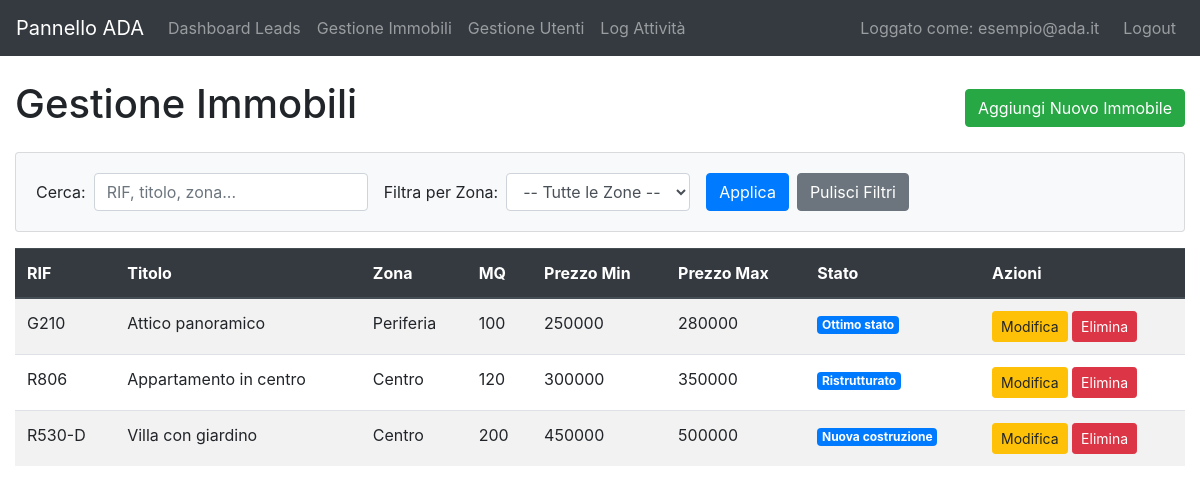
Screenshot of /admin/properties?q=&filter_zona=&sort_by=mq&sort_order=asc (signed in) with the database file from the repository.
### app/models.py (models this page shows, shortened)
class User(UserMixin, db.Model):
    __tablename__ = 'users'
    id = db.Column(db.Integer, primary_key=True)
    email = db.Column(db.String(120), unique=True, nullable=False)
    password_hash = db.Column(db.String(128))

class Property(db.Model):
    __tablename__ = 'properties'
    id = db.Column(db.Integer, primary_key=True)
    rif = db.Column(db.String(50), unique=True, nullable=False)
    titolo = db.Column(db.String(200), nullable=False)
    tipologia = db.Column(db.String(100))
    zona = db.Column(db.String(100))
    indirizzo_parziale = db.Column(db.String(200))
    mq = db.Column(db.Integer)
    prezzo_min = db.Column(db.Float)
    prezzo_max = db.Column(db.Float)
    stato = db.Column(db.String(50))
    caratteristiche_json = db.Column(db.JSON)
    attivo = db.Column(db.Boolean, default=True)
    assets = db.relationship('PropertyAsset', backref='property', lazy=True)

### app/admin/routes.py (the view)
@bp.route('/properties')
@login_required
def properties():
    q = request.args.get('q', '')
    filter_zona = request.args.get('filter_zona', '')
    sort_by = request.args.get('sort_by', 'rif')
    sort_order = request.args.get('sort_order', 'asc')
    query = Property.query
    if q:
        search_term = f"%{q}%"
        query = query.filter(or_(Property.rif.ilike(search_term), Property.titolo.ilike(search_term), Property.zona.ilike(search_term)))
    if filter_zona: query = query.filter(Property.zona == filter_zona)
    sort_map = {'rif': Property.rif, 'zona': Property.zona, 'mq': Property.mq, 'prezzo': Property.prezzo_min}
    sort_column = sort_map.get(sort_by, Property.rif)
    if sort_order == 'desc': sort_column = sort_column.desc()
    else: sort_column = sort_column.asc()
    query = query.order_by(sort_column)
    props = query.all()
    available_zones = [z[0] for z in db.session.query(Property.zona).distinct().order_by(Property.zona).all() if z[0]]
    return render_template('admin/properties.html', properties=props, available_zones=available_zones, q=q, filter_zona=filter_zona, sort_by=sort_by, sort_order=sort_order)

### app/templates/admin/properties.html (shortened to what this page needs)
{% extends "admin/base.html" %}
{% block content %}
<div class="d-flex justify-content-between align-items-center mb-3">
    <h1>Gestione Immobili</h1>
    <a href="{{ url_for('admin.add_property') }}" class="btn btn-success">Aggiungi Nuovo Immobile</a>
</div>
<div class="card bg-light mb-3">
    <div class="card-body">
        <form method="GET" action="{{ url_for('admin.properties') }}" class="form-inline">
            <div class="form-group mr-3">
                <label for="q" class="mr-2">Cerca:</label>
                <input type="text" class="form-control" id="q" name="q" placeholder="RIF, titolo, zona..." value="{{ q or '' }}">
            </div>
            <div class="form-group mr-3">
                <label for="filter_zona" class="mr-2">Filtra per Zona:</label>
                <select class="form-control" id="filter_zona" name="filter_zona">
                    <option value="">-- Tutte le Zone --</option>
                </select>
            </div>
            <button type="submit" class="btn btn-primary">Applica</button>
            <a href="{{ url_for('admin.properties') }}" class="btn btn-secondary ml-2">Pulisci Filtri</a>
        </form>
    </div>
</div>
<table class="table table-striped table-hover">
    <thead class="thead-dark">
        <tr>
            {% set next_order = 'desc' if sort_by == 'rif' and sort_order == 'asc' else 'asc' %}
            <th><a href="{{ url_for('admin.properties', q=q, filter_zona=filter_zona, sort_by='rif', sort_order=next_order) }}" class="text-white">RIF</a></th>
            <th>Titolo</th>
            {% set next_order = 'desc' if sort_by == 'zona' and sort_order == 'asc' else 'asc' %}
            <th><a href="{{ url_for('admin.properties', q=q, filter_zona=filter_zona, sort_by='zona', sort_order=next_order) }}" class="text-white">Zona</a></th>
            {% set next_order = 'desc' if sort_by == 'mq' and sort_order == 'asc' else 'asc' %}
            <th><a href="{{ url_for('admin.properties', q=q, filter_zona=filter_zona, sort_by='mq', sort_order=next_order) }}" class="text-white">MQ</a></th>
            {% set next_order = 'desc' if sort_by == 'prezzo' and sort_order == 'asc' else 'asc' %}
            <th><a href="{{ url_for('admin.properties', q=q, filter_zona=filter_zona, sort_by='prezzo', sort_order=next_order) }}" class="text-white">Prezzo Min</a></th>
            <th>Prezzo Max</th>
            <th>Stato</th>
            <th>Azioni</th>
        </tr>
    </thead>
    <tbody>
        {% for prop in properties %}
        <tr>
            <td>{{ prop.rif }}</td>
            <td>{{ prop.titolo }}</td>
            <td>{{ prop.zona }}</td>
            <td>{{ prop.mq }}</td>
            <td>{{ "%.0f"|format(prop.prezzo_min) if prop.prezzo_min else 'N/D' }}</td>
            <td>{{ "%.0f"|format(prop.prezzo_max) if prop.prezzo_max else 'N/D' }}</td>
            <td><span class="badge badge-primary">{{ prop.stato }}</span></td>
            <td>
                <a href="{{ url_for('admin.edit_property', property_id=prop.id) }}" class="btn btn-warning btn-sm">Modifica</a>
                <form action="{{ url_for('admin.delete_property', property_id=prop.id) }}" method="POST" class="d-inline" onsubmit="return confirm('Sei sicuro di voler eliminare questo immobile?');">
                    <button type="submit" class="btn btn-danger btn-sm">Elimina</button>
                </form>
            </td>
        </tr>
        {% else %}
        <tr>
            <td colspan="8" class="text-center">Nessun immobile trovato. Prova a modificare i filtri.</td>
        </tr>
        {% endfor %}
    </tbody>
</table>
{% endblock %}

### app/templates/admin/base.html (shortened to what this page needs)
<!DOCTYPE html>
<html lang="it">
<head>
    <link rel="stylesheet" href="https://stackpath.bootstrapcdn.com/bootstrap/4.5.2/css/bootstrap.min.css">
</head>
<body>
    <nav class="navbar navbar-expand-lg navbar-dark bg-dark">
        <a class="navbar-brand" href="{{ url_for('admin.dashboard') if current_user.is_authenticated else url_for('main.index') }}">Pannello ADA</a>
        <div class="collapse navbar-collapse" id="navbarNav">
            <ul class="navbar-nav mr-auto">
                {% if current_user.is_authenticated %}
                <li class="nav-item">
                    <a class="nav-link" href="{{ url_for('admin.dashboard') }}">Dashboard Leads</a>
                </li>
                <li class="nav-item">
                    <a class="nav-link" href="{{ url_for('admin.properties') }}">Gestione Immobili</a>
                </li>
                <li class="nav-item">
                    <a class="nav-link" href="{{ url_for('admin.users') }}">Gestione Utenti</a>
                </li>
                <li class="nav-item">
                    <a class="nav-link" href="{{ url_for('admin.logs') }}">Log Attività</a>
                </li>
                {% endif %}
            </ul>
            <ul class="navbar-nav">
                 {% if current_user.is_authenticated %}
                 <li class="nav-item">
                    <span class="navbar-text mr-3">
                        Loggato come: {{ current_user.email }}
                    </span>
                 </li>
                 <li class="nav-item">
                    <a class="nav-link" href="{{ url_for('admin.logout') }}">Logout</a>
                </li>
                {% endif %}
            </ul>
        </div>
    </nav>
    <div class="container-fluid mt-4">
        {% block content %}{% endblock %}
    </div>
</body>
</html>

### rows the page displays
User: email "esempio@ada.it"
Property: rif "G210", titolo "Attico panoramico", zona "Periferia", mq "100", prezzo_min "250000", prezzo_max "280000", stato "Ottimo stato"
Property: rif "R806", titolo "Appartamento in centro", zona "Centro", mq "120", prezzo_min "300000", prezzo_max "350000", stato "Ristrutturato"
Property: rif "R530-D", titolo "Villa con giardino", zona "Centro", mq "200", prezzo_min "450000", prezzo_max "500000", stato "Nuova costruzione"
